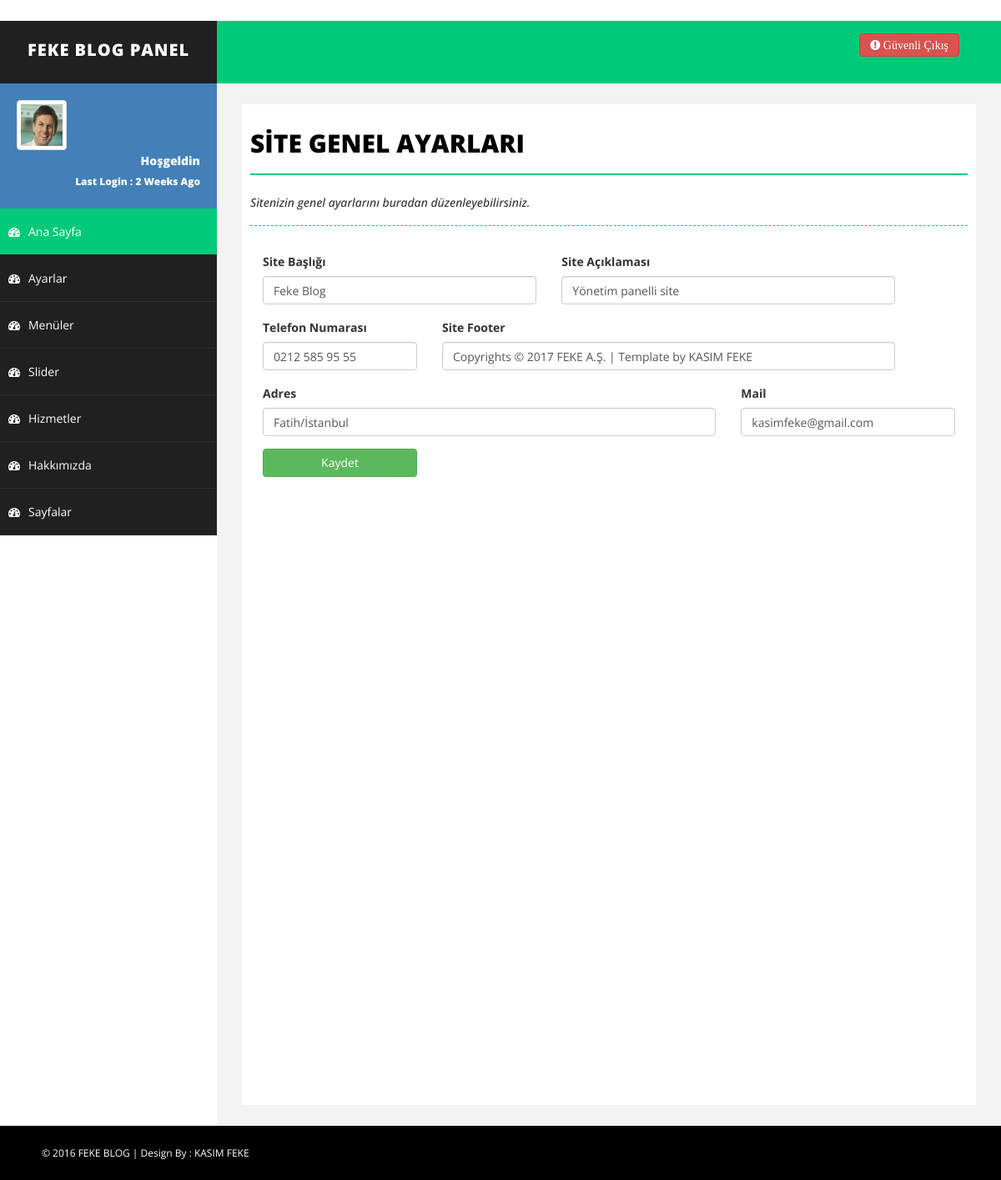
The app's page /admin/ayarlar.php with its own data.
### tables this page shows
CREATE TABLE `ayarlar` (
  `ayar_id` int(11) NOT NULL,
  `ayar_logo` varchar(250) NOT NULL,
  `ayar_title` varchar(100) NOT NULL,
  `ayar_description` varchar(500) NOT NULL,
  `ayar_footer` varchar(500) NOT NULL,
  `ayar_adres` varchar(500) NOT NULL,
  `ayar_mail` varchar(100) NOT NULL,
  `ayar_telefon` varchar(50) NOT NULL
);

### admin/ayarlar.php (the view, shortened to what this page needs)
<?php
include 'header.php';
include 'sidebar.php';
?>
<div id="page-wrapper">
    <div id="page-inner">
        <div class="row">
            <div class="col-md-12">
                <h1 class="page-head-line">SİTE GENEL AYARLARI</h1>
                <?php
                if ($_GET['durum']=="ok") { ?>
                <h1 style="color:green;" class="page-subhead-line">Güncelleme başarı ile tamamlandı.</h1>
                <?php }
                elseif ($_GET['durum']=="no") { ?>
                <h1 style="color:red;" class="page-subhead-line">Güncelleme başarısız.</h1>
                <?php }
                else
                    { ?>
                        <h1 class="page-subhead-line">Sitenizin genel ayarlarını buradan düzenleyebilirsiniz.</h1>
                        <?php }
                        ?>
                    </div>
                </div>
                <form action="netting/islem.php" method="POST">
                    <div class="form-group col-md-5">
                        <label>Site Başlığı</label>
                        <input class="form-control" type="text" name="ayar_title" value="<?php echo $ayarcek['ayar_title']; ?>">
                    </div>
                    <div class="form-group col-md-6">
                        <label>Site Açıklaması</label>
                        <input class="form-control" type="text" name="ayar_description" value="<?php echo $ayarcek['ayar_description']; ?>">
                    </div>
                    <div class="form-group col-md-3">
                        <label>Telefon Numarası</label>
                        <input class="form-control" type="text" name="ayar_telefon" value="<?php echo $ayarcek['ayar_telefon']; ?>">
                    </div>
                    <div class="form-group col-md-8">
                        <label>Site Footer</label>
                        <input class="form-control" type="text" name="ayar_footer" value="<?php echo $ayarcek['ayar_footer']; ?>">
                    </div>
                    <div class="form-group col-md-8">
                        <label>Adres</label>
                        <input class="form-control" type="text" name="ayar_adres" value="<?php echo $ayarcek['ayar_adres']; ?>">
                    </div>
                    <div class="form-group col-md-4">
                        <label>Mail</label>
                        <input class="form-control" type="email" name="ayar_mail" value="<?php echo $ayarcek['ayar_mail']; ?>">
                    </div>
                    <div class="form-group col-md-3">
                        <input style="width:100%" class="btn btn-success" type="submit" name="ayarkaydet" value="Kaydet">
                    </div>
                </form>
            </div>
        </div>
        <?php include 'footer.php'; ?>

### admin/assets/css/basic.css (style rules this page uses)
body { font-family: 'Open Sans', sans-serif; line-height:25px; }
#page-wrapper { padding: 15px 15px; min-height: 600px; background: #F3F3F3; }
#page-inner { width: 100%; margin: 10px 20px 10px 0px; background-color: #fff!important; padding: 10px; min-height: 1200px; }
.page-head-line { font-size: 30px; text-transform: uppercase; color: #000; font-weight: 800; padding-bottom: 20px; border-bottom: 2px solid #00CA79; margin-bottom: 10px; }
.page-subhead-line { font-size: 14px; padding-top: 5px; padding-bottom: 20px; font-style:italic; margin-bottom:30px; border-bottom:1px dashed #00CA79; }
@media (min-width:768px) { #page-wrapper { margin: 0 0 0 260px; padding: 15px 30px; min-height: 1200px; } }

### records on screen
ayarlar: ayar_title "Feke Blog", ayar_description "Yönetim panelli site", ayar_telefon "0212 585 95 55", ayar_footer "Copyrights © 2017 FEKE A.Ş. | Template by KASIM FEKE", ayar_adres "Fatih/İstanbul", ayar_mail "kasimfeke@gmail.com"
